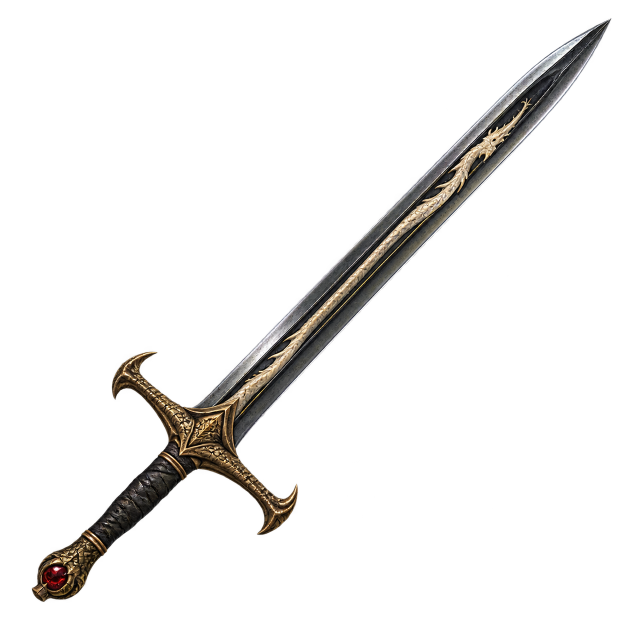
#> input picture artwork/dragon-weapons/draxel.png, 1254 x 1254 px (shown at 1/2 size); its folder holds only this picture in this run
$ python build-dragon-weapon-icons.py
#> lines starting #> are read from the running program, lines starting #| are printed output that depends on the picture
"""Convert the two generated transparent source images into CK3 inventory DDS icons."""
from pathlib import Path
from PIL import Image

ROOT = Path(__file__).resolve().parent.parent
OUTPUT = ROOT / 'patches/wyvern-capture/mod/gfx/interface/icons/artifact'
OUTPUT.mkdir(parents=True, exist_ok=True)
for name in ('draxel', 'serind'):
    image = Image.open(ROOT / f'artwork/dragon-weapons/{name}.png').convert('RGBA')
#> image is the input picture: PIL image 1254x1254 RGBA; mean R, G, B, A 10.6, 9.7, 8.6, 25.4
    image.resize((240, 240), Image.Resampling.LANCZOS).save(
        OUTPUT / f'mm_dragon_{name}.dds', pixel_format='DXT5')
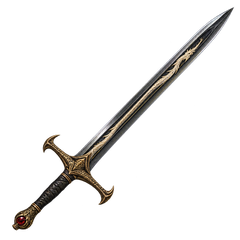
#> saved as mm_dragon_draxel.dds: PIL image 240x240 RGBA; mean R, G, B, A 12.1, 11.1, 9.9, 25.4; transparent parts drawn white
#> (the run stopped early here; a loop or call above may not have finished)
